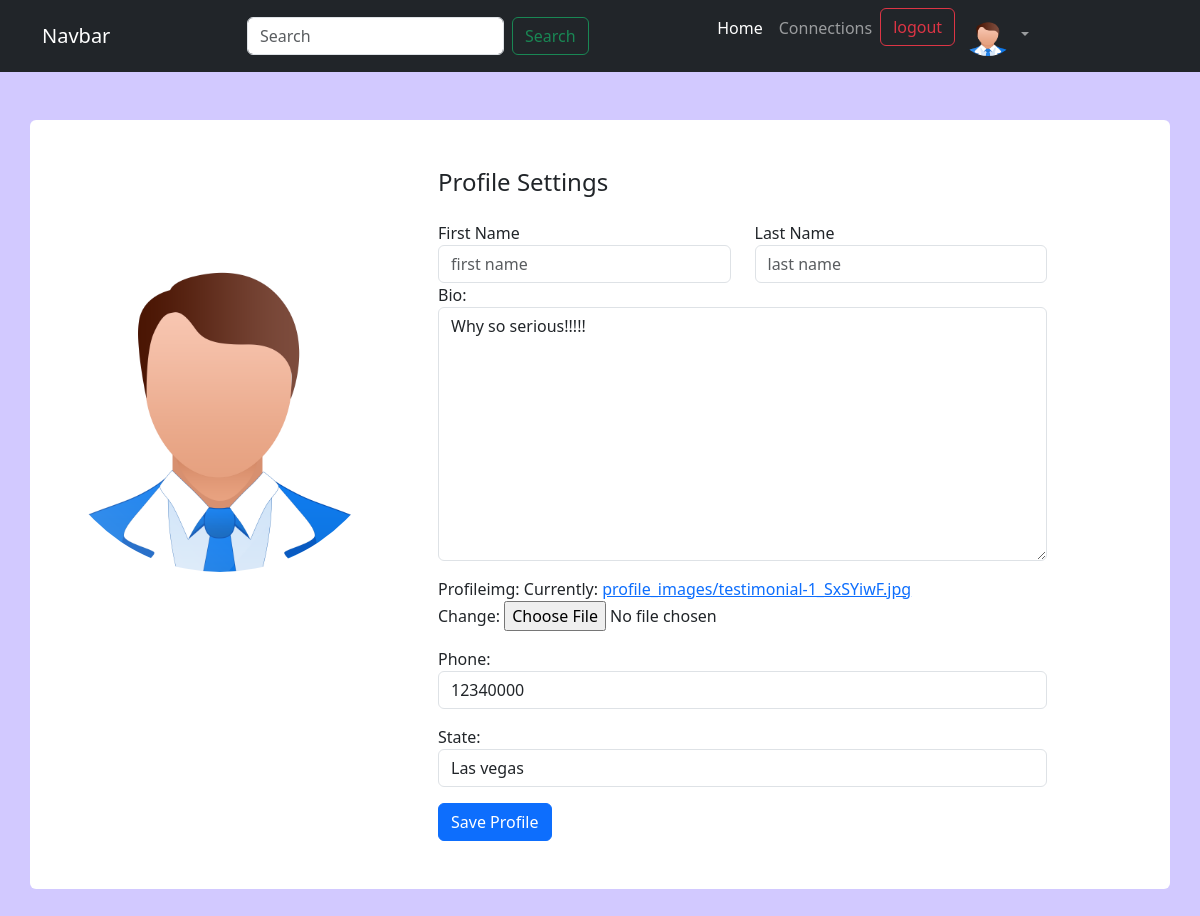
Page /user/edit_profile/6 on the committed database.
### user/models.py (models this page shows, shortened)
class Profile(models.Model):
    user = models.OneToOneField(User, on_delete=models.CASCADE)
    bio = models.TextField(blank=True)
    profileimg = models.ImageField(upload_to='profile_images', default='')
    phone = models.CharField(max_length=50,blank=True)
    state = models.CharField(max_length=100, blank=True)
    follows = models.ManyToManyField('self',
                                     related_name='followed_by',
                                     symmetrical=False,blank=True)

### user/views.py (the view, shortened to what this page needs)
# urls.py: path('edit_profile/<int:id>',EditProfile.as_view(),name='editpro'),
class EditProfile(View):
    def get(self,request,id):
        current_profile = Profile.objects.get(id=id)
        form = UserInfo(instance=current_profile)
        return render(request,'edit_profile.html',{'form':form })

### user/forms.py
class UserInfo(forms.ModelForm):
    class Meta:
        model = Profile
        fields = ('bio','profileimg','phone','state')
        widgets={
            'bio':forms.Textarea(attrs={'class':'form-control'}),
            'phone':forms.NumberInput(attrs={'class':'form-control'}),
            'state':forms.TextInput(attrs={'class':'form-control'}),
        }

### user/context_processors.py (called while the page is built)
def userinfo(request):
    if request.user.is_authenticated:
        userinfo = Profile.objects.get(user=request.user)
        return {'userinfo':userinfo}
    else:
        return {'userinfo':''}

### user/templates/edit_profile.html (shortened to what this page needs)
{% extends 'layout.html' %}
{% load static %}
{% block content %}
  <div class="container rounded bg-white mt-5 mb-5">
    <div class="row">
      <div class="col-md-3 border-right col-lg-4">
        <div class="d-flex flex-column align-items-center text-center py-5">
          {% if userinfo.profileimg %}
          <img class="rounded-circle mt-5 img-fluid" src="{{userinfo.profileimg.url}}" style="width: 300px;"/>
          {% else %}
          <img class="rounded-circle mt-5 img-fluid" src="{% static 'images/demoavatar.png' %}" />
          {% endif %}
        </div>
      </div>
      <div class="col-md-5 border-right col-lg-7">
        <div class="p-3 py-5">
          <div class="d-flex justify-content-between align-items-center mb-3">
            <h4 class="text-right">Profile Settings</h4>
          </div> <div class="row mt-2">
            <div class="col-md-6">
              <label class="labels">First Name</label><input type="text" class="form-control" placeholder="first name" value="{{user.first_name}}" />
            </div> <div class="col-md-6">
              <label class="labels">Last Name</label><input type="text" class="form-control" value="{{user.last_name}}" placeholder="last name" />
            </div>
          </div>
          <form action="" method="post" enctype="multipart/form-data">
            {{form.as_p}}
            <button class="btn btn-primary" type="submit">Save Profile</button>
          </form>
        </div>
      </div>
  </div>
{% endblock %}

### static/css/style.css (style rules this page uses)
:root { --primary-color:#d2c9ff; --secondary-color:#f9f9f9; --dark-color:black; }
body { background-color: var(--primary-color); }

### rows in the picture
Profile: bio "Why so serious!!!!!", phone "12340000", state "Las vegas"
